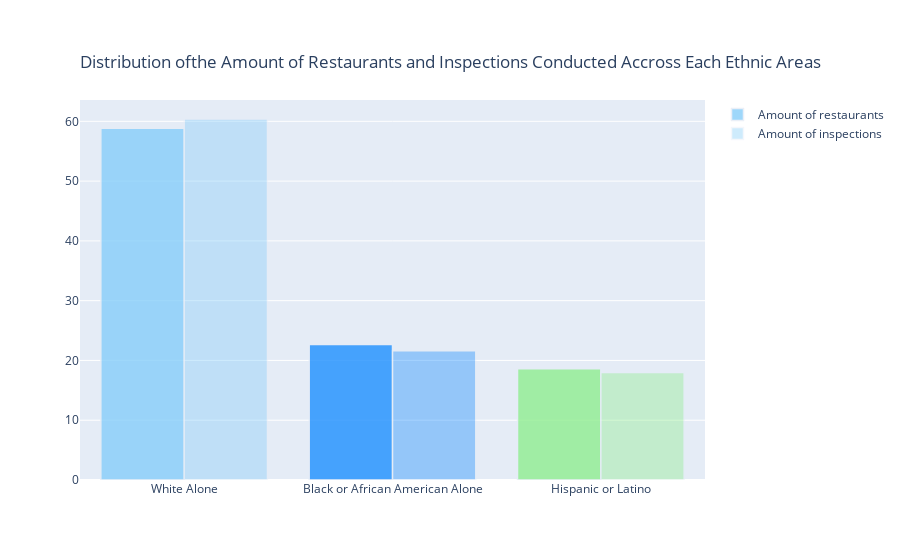

The cell this chart's notebook holds for it:
### Code cell
#__________________ Amount of Restaurants and Inspections Per Majority __________________#
# Data for the amount of restaurants
data = chicago_inspections.groupby('majority_ethnicity').nunique()[['license']].reset_index()
data = data[data['majority_ethnicity'].isin(ethnicities)]
data.columns = ["ethnicity", "amount of restaurants"]
data['color'] = ['dodgerblue', 'lightgreen', 'lightskyblue']
data[y] = data[y] * 100 / len(chicago_inspections['license'].unique())
hovertemplate1 = '%{y:.2f}% of the restaurants are in neighbourhoods dominated by %{x}'

# Data for the amount of inspections
temp = chicago_inspections.groupby('majority_ethnicity').count()[['license']].reset_index()
temp = temp[temp['majority_ethnicity'].isin(ethnicities)]
temp.columns = ["ethnicity", "amount of restaurants"]
temp['color'] = ['dodgerblue', 'lightgreen', 'lightskyblue']
x = "ethnicity"
y = "amount of restaurants"
temp[y] = temp[y] * 100 / len(chicago_inspections)
data["inspections"] = temp[y]
hovertemplate2 = '%{y:.2f}% of the inspections have been in neighbourhoods dominated by %{x}'

# plot
title = "Distribution of the Amount of Restaurants and Inspections Conducted Accross Each Ethnic Areas"
fig = go.Figure()
data= resto_distribution.sort_values('amount of restaurants', ascending=False)
fig.add_trace(go.Bar(
    x=data['ethnicity'],
    y=data['amount of restaurants'],
    opacity=0.8, 
    name='Amount of restaurants',
    hovertemplate = hovertemplate1
))
fig.add_trace(go.Bar(
    x=data['ethnicity'],
    y=data['inspections'],
    opacity=0.4, 
    name='Amount of inspections',
    hovertemplate = hovertemplate2
))

fig.update_traces(marker_color=data['color'], 
                  marker_line_width=1.5, 
                  )
fig.update_layout(
     title={
        'text': title,
        'y':0.9,
        'x':0.5,
        'xanchor': 'center',
        'yanchor': 'top'}
    )
    
fig.show()

### Figure 1 — Plotly figure (JSON) as saved in the notebook; plotly's stock layout.template omitted (floating-point values rounded to 4 significant figures)
{"data": [{"hovertemplate": "%{y:.2f}% of the restaurants are in neighbourhoods dominated by %{x}", "marker": {"color": ["lightskyblue", "dodgerblue", "lightgreen"], "line": {"width": 1.5}}, "name": "Amount of restaurants", "opacity": 0.8, "type": "bar", "x": ["White Alone", "Black or African American Alone", "Hispanic or Latino"], "y": [58.86, 22.66, 18.62]}, {"hovertemplate": "%{y:.2f}% of the inspections have been in neighbourhoods dominated by %{x}", "marker": {"color": ["lightskyblue", "dodgerblue", "lightgreen"], "line": {"width": 1.5}}, "name": "Amount of inspections", "opacity": 0.4, "type": "bar", "x": ["White Alone", "Black or African American Alone", "Hispanic or Latino"], "y": [60.39, 21.6, 18.0]}], "layout": {"title": {"text": "Distribution ofthe Amount of Restaurants and Inspections Conducted Accross Each Ethnic Areas", "x": 0.5, "xanchor": "center", "y": 0.9, "yanchor": "top"}}}
